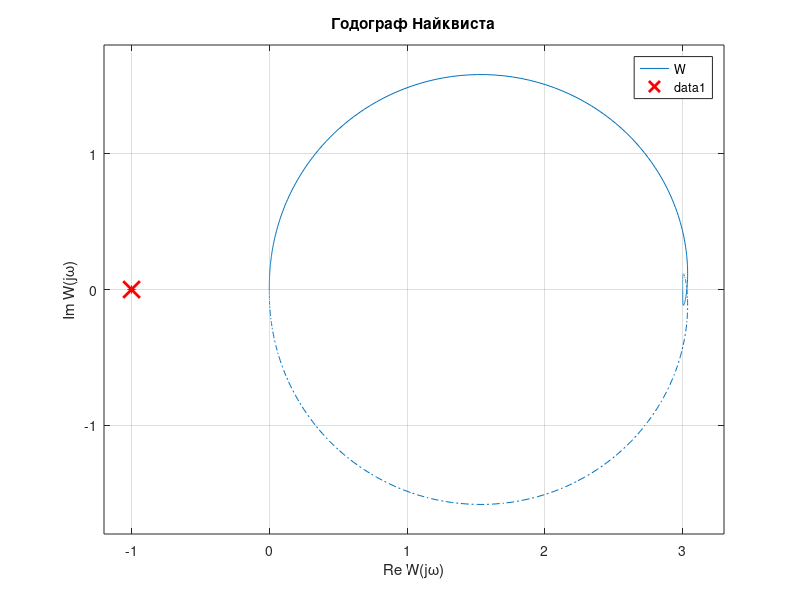
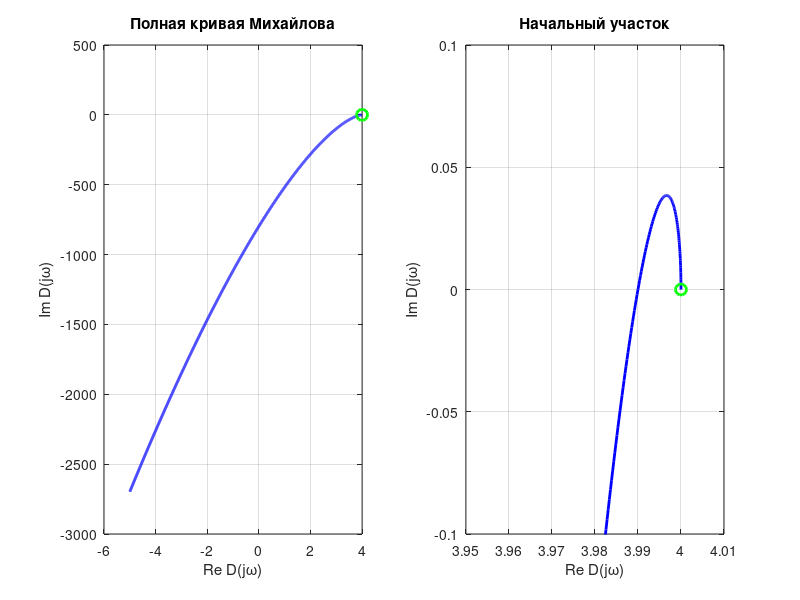

The MATLAB source for these figures, in order: (Note: this script raises an error after producing the figures.)

clc;
clear;
close all;

s = tf('s');

W = 3 / (0.1*s^3 + 0.01*s^2 + 0.1*s + 1);
Wz = feedback(W, 1);

disp('Полюса разомкнутой системы:');
disp(pole(W));

disp('Полюса замкнутой системы:');
disp(pole(Wz));

a = [0.1 0.01 0.1 1];
b = [0.1 0.01 0.1 4];

Hr = [a(2) a(4) 0;
      a(1) a(3) 0;
      0 a(2) a(4)];

Hz = [b(2) b(4) 0;
      b(1) b(3) 0;
      0 b(2) b(4)];

disp('Матрица Гурвица разомкнутой системы:');
disp(Hr);

disp('Миноры разомкнутой системы:');
disp([Hr(1,1), det(Hr(1:2,1:2)), det(Hr)]);

disp('Матрица Гурвица замкнутой системы:');
disp(Hz);

disp('Миноры замкнутой системы:');
disp([Hz(1,1), det(Hz(1:2,1:2)), det(Hz)]);

figure('Color', 'w');
nyquist(W);
grid on;
hold on;
plot(-1, 0, 'rx', 'MarkerSize', 12, 'LineWidth', 2);
xlim([-1.2 3.3]);
ylim([-1.8 1.8]);
xlabel('Re W(j\omega)');
ylabel('Im W(j\omega)');
title('Годограф Найквиста');


w = linspace(0, 30, 3000);

D = 0.1*(1i*w).^3 + 0.01*(1i*w).^2 ...
    + 0.1*(1i*w) + 4;

figure('Color', 'w');

subplot(1, 2, 1);
plot(real(D), imag(D), 'b', 'LineWidth', 2);
hold on;
plot(4, 0, 'go', 'MarkerSize', 8, 'LineWidth', 2);
grid on;
xlabel('Re D(j\omega)');
ylabel('Im D(j\omega)');
title('Полная кривая Михайлова');

subplot(1, 2, 2);
plot(real(D), imag(D), 'b', 'LineWidth', 2);
hold on;
plot(4, 0, 'go', 'MarkerSize', 8, 'LineWidth', 2);
xlim([3.95 4.01]);
ylim([-0.1 0.1]);
grid on;
xlabel('Re D(j\omega)');
ylabel('Im D(j\omega)');
title('Начальный участок');

sgtitle('Кривая Михайлова замкнутой системы');

t = linspace(0, 5, 2000);

figure('Color', 'w');
step(W, t);
grid on;
xlabel('Время, с');
ylabel('Выходной сигнал');
title('Разомкнутая система');

figure('Color', 'w');
step(Wz, t);
grid on;
xlabel('Время, с');
ylabel('Выходной сигнал');
title('Замкнутая система');

figure('Color', 'w');
step(W, Wz, t);
grid on;
legend('Разомкнутая', 'Замкнутая', 'Location', 'best');
xlabel('Время, с');
ylabel('Выходной сигнал');
title('Сравнение переходных процессов');
